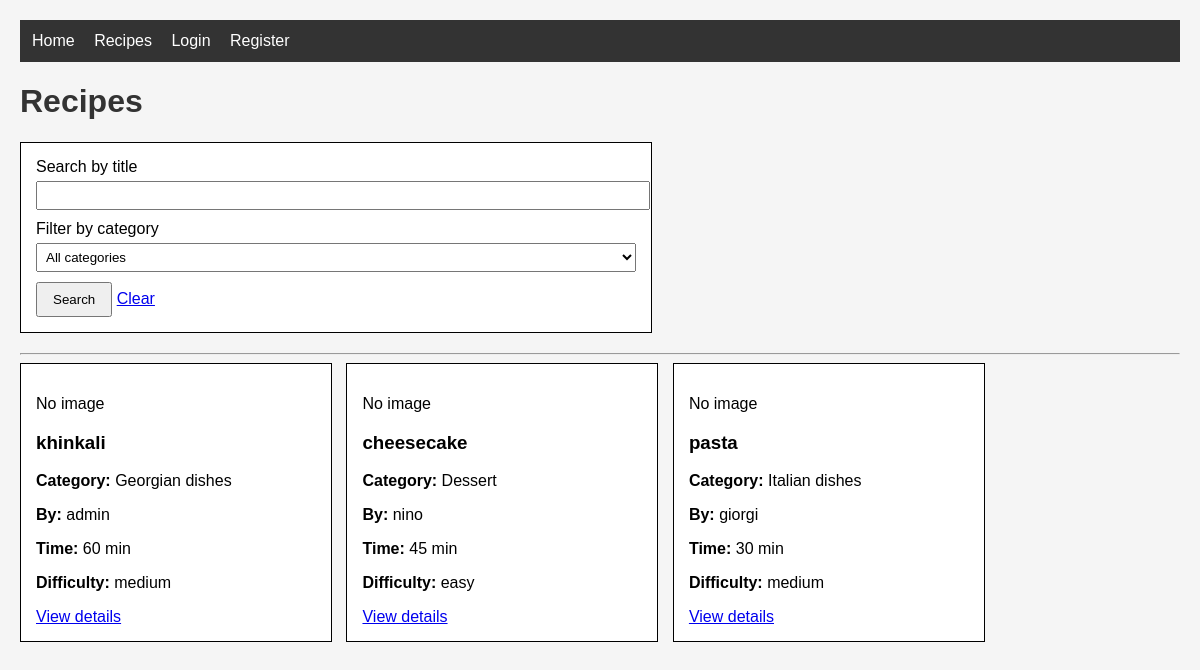
Page /recipes.php on the committed database.
### tables this page shows
CREATE TABLE `recipes` (
  `id` int(11) NOT NULL,
  `user_id` int(11) NOT NULL,
  `category_id` int(11) NOT NULL,
  `title` varchar(150) NOT NULL,
  `description` text DEFAULT NULL,
  `instructions` text DEFAULT NULL,
  `cooking_time` int(11) DEFAULT NULL,
  `difficulty` varchar(50) DEFAULT NULL,
  `image` varchar(255) DEFAULT NULL,
  `created_at` timestamp NOT NULL DEFAULT current_timestamp(),
  `updated_at` timestamp NULL DEFAULT NULL,
  `deleted_at` timestamp NULL DEFAULT NULL
);

CREATE TABLE `categories` (
  `id` int(11) NOT NULL,
  `name` varchar(100) NOT NULL,
  `description` text DEFAULT NULL,
  `created_at` timestamp NOT NULL DEFAULT current_timestamp(),
  `updated_at` timestamp NULL DEFAULT NULL,
  `deleted_at` timestamp NULL DEFAULT NULL
);

CREATE TABLE `users` (
  `id` int(11) NOT NULL,
  `name` varchar(100) NOT NULL,
  `email` varchar(150) NOT NULL,
  `password` varchar(255) NOT NULL,
  `role` varchar(20) NOT NULL,
  `created_at` timestamp NOT NULL DEFAULT current_timestamp(),
  `updated_at` timestamp NULL DEFAULT NULL,
  `deleted_at` timestamp NULL DEFAULT NULL
);

### recipes.php (the view, shortened to what this page needs)
<?php
require_once __DIR__ . "/config.php";
$search_text = "";
$recipes_query = "SELECT recipes.*, users.name AS user_name, categories.name AS category_name
    FROM recipes
    LEFT JOIN users ON recipes.user_id = users.id
    LEFT JOIN categories ON recipes.category_id = categories.id
    WHERE recipes.deleted_at IS NULL";
$recipes_result = mysqli_query($connect, $recipes_query);
$recipes_data = mysqli_fetch_all($recipes_result, MYSQLI_ASSOC);
?>
<!DOCTYPE html>
<html lang="en">
<head>
    <link rel="stylesheet" href="style.css">
</head>
<body>
    <nav>
        <a href="index.php">Home</a>
        <a href="recipes.php">Recipes</a>
        <?php if (isset($_SESSION['user_id'])) { ?>
            <span style="color:white;">Hello, <?= $_SESSION['user_name'] ?></span>
            <a href="logout.php">Logout</a>
            <?php if ($_SESSION['role'] == 'admin') { ?>
                <a href="admin/index.php">Admin Panel</a>
            <?php } ?>
        <?php } else { ?>
            <a href="login.php">Login</a>
            <a href="register.php">Register</a>
        <?php } ?>
    </nav>
    <h1>Recipes</h1>
    <form method="get" style="width:100%; max-width:600px;">
        <label>Search by title</label>
        <input type="text" name="search" value="<?= $search_text ?>">
        <label>Filter by category</label>
        <select name="category_id">
            <option value="">All categories</option>
        </select>
        <button type="submit">Search</button>
        <a href="recipes.php">Clear</a>
    </form>
    <hr>
    <?php foreach ($recipes_data as $recipe) { ?>
        <div class="recipe-card">
            <?php if ($recipe['image'] != null && $recipe['image'] != "") { ?>
                <img src="<?= $recipe['image'] ?>" alt="<?= $recipe['title'] ?>">
            <?php } else { ?>
                <p>No image</p>
            <?php } ?>
            <h3><?= $recipe['title'] ?></h3>
            <p><strong>Category:</strong> <?= $recipe['category_name'] ?></p>
            <p><strong>By:</strong> <?= $recipe['user_name'] ?></p>
            <p><strong>Time:</strong> <?= $recipe['cooking_time'] ?> min</p>
            <p><strong>Difficulty:</strong> <?= $recipe['difficulty'] ?></p>
            <a href="recipe_detail.php?id=<?= $recipe['id'] ?>">View details</a>
        </div>
    <?php } ?>
</body>
</html>

### style.css (style rules this page uses)
body { font-family: Arial, sans-serif; margin: 20px; background: #f5f5f5; }
nav { background: #333; padding: 12px; margin-bottom: 20px; }
nav a { color: white; margin-right: 15px; text-decoration: none; }
h1, h2 { color: #333; }
form { width: 350px; border: solid 1px black; padding: 15px; margin-bottom: 20px; background: white; }
form label { display: block; margin-bottom: 5px; }
form input, form select, form textarea { width: 100%; margin-bottom: 10px; padding: 5px; }
button, .btn { padding: 8px 15px; cursor: pointer; }
.recipe-card { border: 1px solid black; padding: 15px; margin-bottom: 15px; background: white; display: inline-block; width: 280px; vertical-align: top; margin-right: 10px; }

### rows in the picture
recipes: shows "No image", title "khinkali", category.name "Georgian dishes", user.name "admin", cooking_time "60", difficulty "medium"
recipes: shows "No image", title "cheesecake", category.name "Dessert", user.name "nino", cooking_time "45", difficulty "easy"
recipes: shows "No image", title "pasta", category.name "Italian dishes", user.name "giorgi", cooking_time "30", difficulty "medium"
